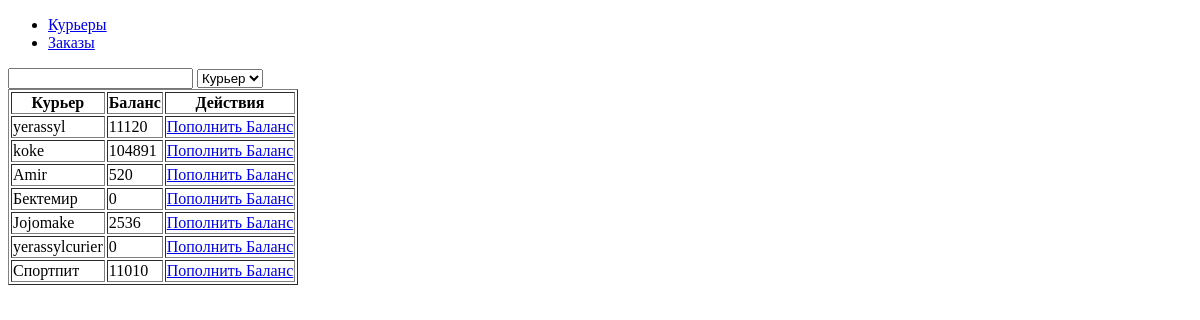
Before: /adminpanel/ with the older database file.
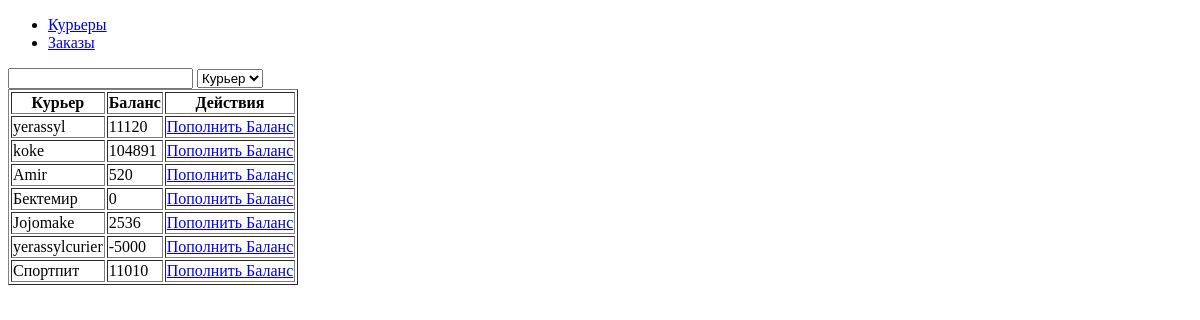
After: the same page with the newer database file.
### curier/models.py (models this page shows)
class Curier(models.Model):
	user = models.OneToOneField(settings.AUTH_USER_MODEL, on_delete=models.CASCADE,related_name="mycurier")
	date_of_birth=models.DateField(blank=True, null=True)
	photo =models.ImageField(upload_to='curiers/%y/%m/%d', blank=True)
	experience=models.IntegerField(blank=True, null=True)
	phone = models.IntegerField(null=False, blank=False)
	is_available=models.BooleanField(default=False)
	balance = models.DecimalField(decimal_places=0,max_digits=1000,default=0)

### adminapp/views.py (the view)
# urls.py: path('',views.index,name="Home"),
def index(request):
    curiers=None
    if request.method=="POST":
        username = request.POST.get("search")
        curiers = Curier.objects.filter(user__username__contains=username)
    else:
        curiers = Curier.objects.all()
    cxt={
        "curiers":curiers
    }
    return render(request,"adminapp/curiers.html",context=cxt)

### adminapp/templates/adminapp/curiers.html (shortened to what this page needs)
{%extends 'adminapp/base.html'%}
{%block title%} Admin Panel {%endblock%} {%block body%}
<form method="POST" action="{% url 'curiers'%}">
<input type="text" name="search" id="search">
<select name="parameter" id="parameter">
<option value="curier">
Курьер
</option>
</select>
</form>
<table border="1">
    <tr>
        <th>Курьер</th>
        <th>Баланс</th>
        <th>Действия</th>
    </tr>
    {%for i in curiers%}
    <tr>
    <td>{{i.user.username}}</td>
    <td>{{i.balance}}</td>
    <td><a href="{%url 'balance_add_form' id=i.pk%}">Пополнить Баланс</a></td>
    </tr>
    {%endfor%}
</table>
{%endblock%}

Changed rows visible on the page:
changed Curier "yerassylcurier": balance "0" → "-5000"
